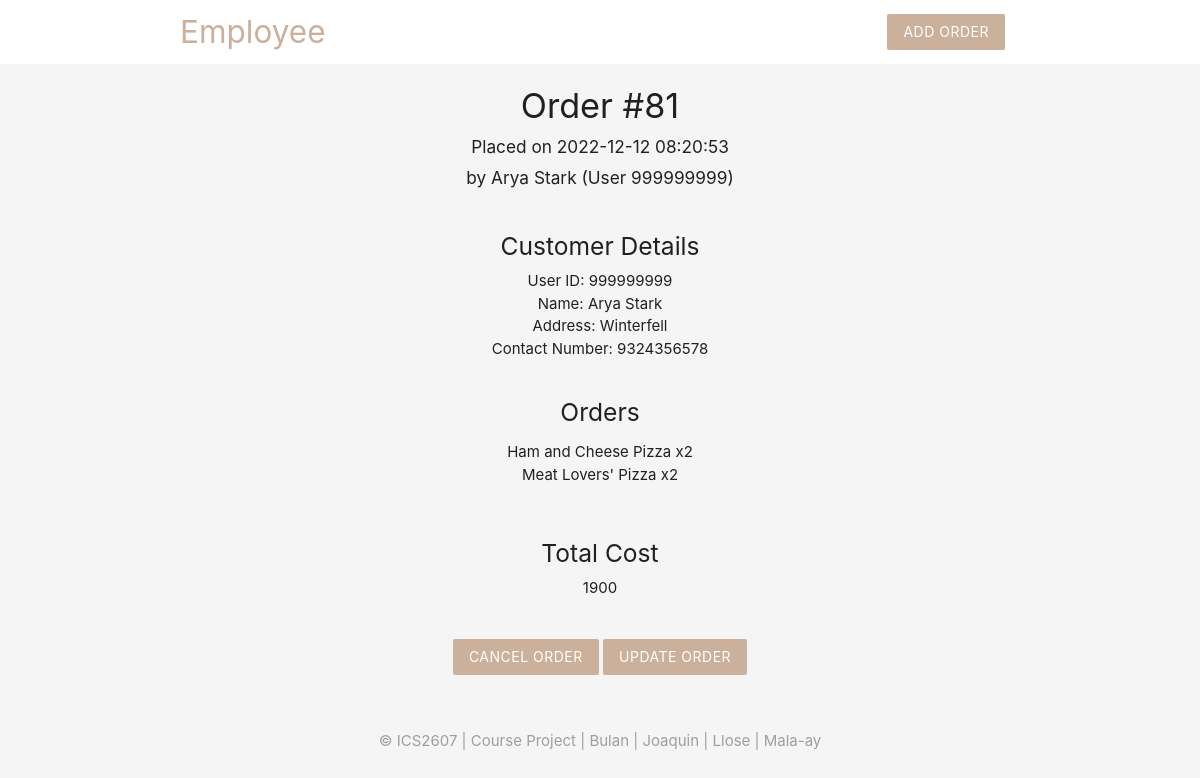
The page /employee/details.php?id=81 on the database its author committed.
### tables this page shows
CREATE TABLE `cus_order` (
  `CUS_ID` int(11) NOT NULL,
  `CUS_ADDRESS` varchar(100) NOT NULL,
  `CUS_NAME` varchar(50) NOT NULL,
  `CUS_CONTACT_NO` bigint(20) NOT NULL,
  `ORDER_ID` int(11) NOT NULL,
  `ORDER_TIME` datetime NOT NULL DEFAULT current_timestamp(),
  `ORDER_COST` int(11) NOT NULL,
  `ORDER_DETAILS` text NOT NULL
);

### employee/details.php (the view, shortened to what this page needs)
<?php
	include('config/db_connect.php');
	if(isset($_GET['id'])){
		$id = mysqli_real_escape_string($conn, $_GET['id']);
		$sql = "SELECT * FROM cus_order WHERE ORDER_ID = $id";
		$result = mysqli_query($conn, $sql);
		$order = mysqli_fetch_assoc($result);
	}
 ?>
 <!DOCTYPE html>
 <html>
	<?php include 'Temps/header.php'; ?>
		<div class="container center">
			<?php if ($order): ?>
				<h4><?php echo htmlspecialchars("Order #".$order['ORDER_ID']) ?></h4>
				<h6><?php echo "Placed on ".date($order['ORDER_TIME']); ?></h6>
				<h6><?php echo "by ".$order['CUS_NAME']." (User ".$order['CUS_ID'].")"; ?></h6>
				<br>
				<h5>Customer Details</h5>
				<div><?php echo htmlspecialchars("User ID: ".$order['CUS_ID']) ?></div>
				<div><?php echo htmlspecialchars("Name: ".$order['CUS_NAME']) ?></div>
				<div><?php echo htmlspecialchars("Address: ".$order['CUS_ADDRESS']) ?></div>
                <div><?php echo htmlspecialchars("Contact Number: ".$order['CUS_CONTACT_NO']) ?></div>
				<br>
				<h5>Orders</h5>
				<ul>
					<?php foreach(explode(',', $order['ORDER_DETAILS']) as $ord): ?>
						<li><?php echo htmlspecialchars($ord); ?></li>
					<?php endforeach; ?>
				</ul>
				<br>
				<h5>Total Cost</h5>
				<div><?php echo htmlspecialchars($order['ORDER_COST']) ?></div>
				<form action="details.php" method="POST">
					<input type="submit" name="cancelorder" value="Cancel Order" class="btn brand z-depth-0">
					<a href="update.php?id=<?php echo $id ?>" class="btn brand z-depth-0" name="updateorder" value="Update Order">Update Order</a>
				</form>
			<?php else: ?>
				<h5>No such order exists!</h5>
			<?php endif; ?>
		</div>
	<?php include 'Temps/footer.php'; ?>
 </html>

### employee/Temps/header.php (style rules this page uses)
.brand { background: #cbb09c !important; }
form { max-width: 460px; margin: 20px auto; padding: 20px; }

### rows shown on the page
cus_order: ORDER_ID "Order #81", ORDER_TIME "2022-12-12 08:20:53", CUS_NAME "Arya Stark", CUS_ID "999999999", CUS_ID "User ID: 999999999", CUS_NAME "Name: Arya Stark", CUS_ADDRESS "Address: Winterfell", CUS_CONTACT_NO "Contact Number: 9324356578", ORDER_DETAILS "Ham and Cheese Pizza x2", ORDER_DETAILS "Meat Lovers' Pizza x2", ORDER_COST "1900"
